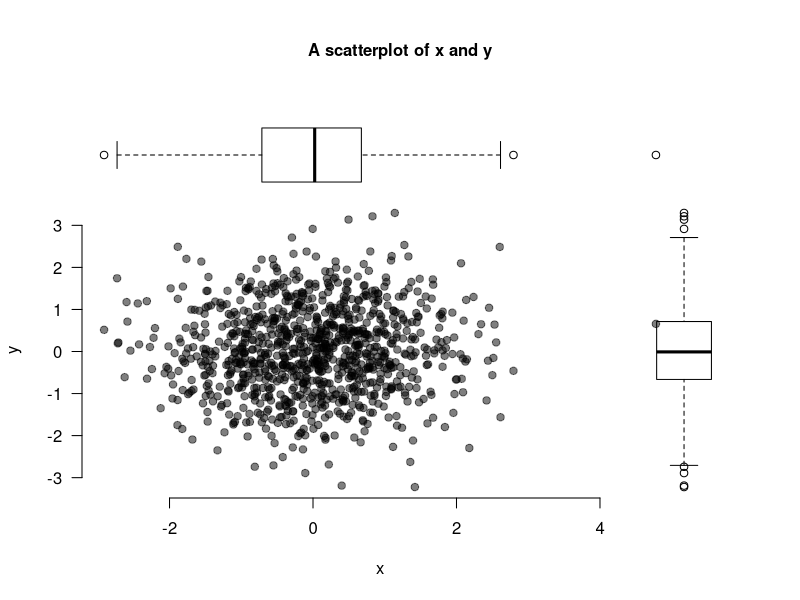

The R script that drew this image:
## ---- chunk 1
# The first line sets an option for the final document that can be produced from
# the .Rmd file. Don't worry about it.
knitr::opts_chunk$set(echo = TRUE)

# The next bit (lines 50-69) is quite powerful and useful. 
# First you define which packages you need for your analysis and assign it to 
# the p_needed object. 
p_needed <-
  c("viridis", "knitr")

# Now you check which packages are already installed on your computer.
# The function installed.packages() returns a vector with all the installed 
# packages.
packages <- rownames(installed.packages())
# Then you check which of the packages you need are not installed on your 
# computer yet. Essentially you compare the vector p_needed with the vector
# packages. The result of this comparison is assigned to p_to_install.
p_to_install <- p_needed[!(p_needed %in% packages)]
# If at least one element is in p_to_install you then install those missing
# packages.
if (length(p_to_install) > 0) {
  install.packages(p_to_install)
}
# Now that all packages are installed on the computer, you can load them for
# this project. Additionally the expression returns whether the packages were
# successfully loaded.
sapply(p_needed, require, character.only = TRUE)
## ---- chunk 2
x <- rnorm(1000)
y <- rnorm(1000)

par(fig = c(0, 0.9, 0, 0.8), bg = "#ffffff")
plot(
  x,
  y,
  bty = "n",
  pch = 19,
  las = 1,
  col = adjustcolor("black", alpha = 0.5)
)
par(fig = c(0, 0.9, 0.45, 1), new = TRUE)
boxplot(x,
        horizontal = TRUE,
        axes = FALSE,
        col = NA)
par(fig = c(0.6601, 1, 0, 0.8), new = TRUE)
boxplot(y, axes = FALSE, col = NA)
mtext(
  "A scatterplot of x and y",
  side = 3,
  outer = TRUE,
  line = -3,
  font = 2
)
## ---- chunk 3
df <- data.frame(y = y, x = x)
summary(df)
## ---- chunk 4
df <- data.frame(y = y, x = x)

summary(df)
## ---- chunk 5
df <- data.frame(y = y, x = x)

summary(df)
## ---- chunk 6
square_it <- function(x) {
  square <- x * x
  return(square)
}
## ---- chunk 7
square_it(15)

a <- c(1, 5, 9)

square_it(a)

M <- matrix(c(1:9),
            nrow = 3,
            ncol = 3,
            byrow = T)
M

square_it(M)
## ---- chunk 8
complicated_function <- function(scalar, vector, matrix) {
  # square the scalar
  squared_scalar <- square_it(scalar)
  
  # multiply matrix and vector
  mult <- matrix %*% vector
  
  # multiply scalar and result above, then square it again
  res <- square_it(squared_scalar * mult)
  
  # return the result
  return(res)
}
## ---- chunk 9
complicated_function(5, a, M)
## ---- chunk 10
# a scalar
scalar <- 2
scalar

# a vector
vector <- c(1:3)
vector

# a matrix
M <- matrix(c(1:9),
            nrow = 3,
            ncol = 3,
            byrow = T)
M

# a diagonal matrix e.g. identity matrix
M_diag <- diag(1, nrow = 3, ncol = 3)
M_diag
## ---- chunk 11

scalar
vector
M

# Scalar-Vector/Matrix multiplication

scalar * vector
scalar * M

# Vector-Vector/Matrix multiplication

vector * vector
vector %*% vector # What's the difference?

vector * M

# Elementwise multiplication of two matrices:
M * M
## ---- chunk 12
vector
M

vector %*% M
## ---- chunk 13
M1 <- matrix(c(1:6),
             nrow = 3,
             ncol = 2,
             byrow = T)

M2 <- matrix(c(7:12),
             nrow = 2,
             ncol = 3,
             byrow = T)
## ---- chunk 14
M2 %*% M1
## ---- chunk 15
M3 <- matrix(c(1, 2, 2, 3),
             nrow = 2,
             ncol = 2,
             byrow = T)

# The transpose
t(M3)
t(t(M3)) == M3

M4 <- matrix(c(rep(1, 3), 2, 3, 4, 4:6),
             nrow = 3,
             ncol = 3,
             byrow = T)

t(M4)
## ---- chunk 16
M5 <- matrix(c(1, 2, 2, 3),
             nrow = 2,
             ncol = 2,
             byrow = TRUE)
M5

solve(M5)

# check whether AX = XA = I is true
M5 %*% solve(M5)
solve(M5) %*% M5
